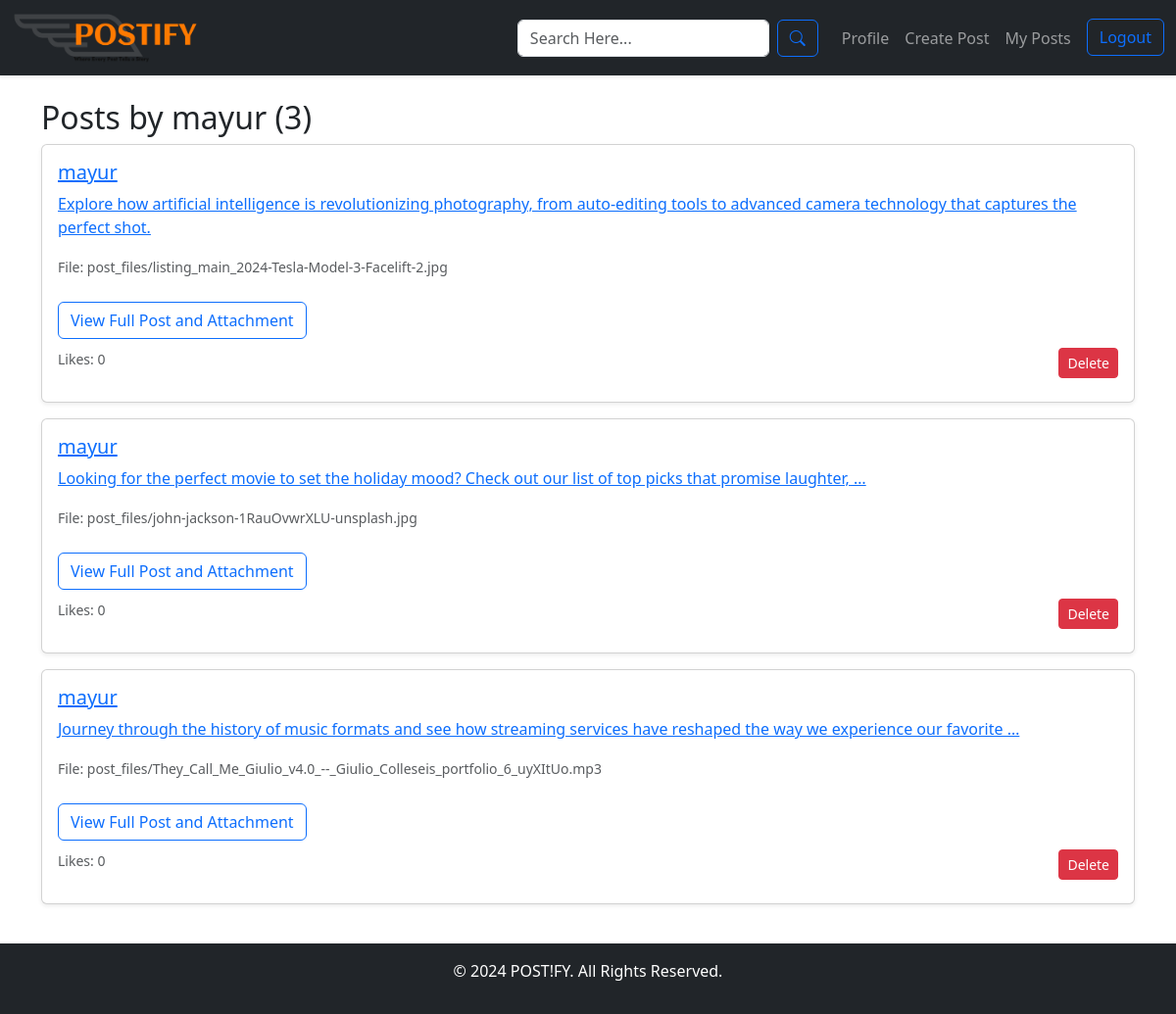
The app's page /my_posts/ (signed in) with its own data.
### app/models.py (models this page shows, shortened)
class Post(models.Model):
    user = models.ForeignKey(User, on_delete=models.CASCADE)
    title = models.CharField(max_length=255)
    content = models.TextField()
    file = models.FileField(upload_to='post_files/', null=True, blank=True)
    created_at = models.DateTimeField(auto_now_add=True)
    def like_count(self):
        return self.likes.count()

### app/views.py (the view)
# urls.py: path('my_posts/', views.my_posts, name='my_posts'),
def my_posts(request):
    user_posts = Post.objects.filter(user=request.user)
    posts_count = user_posts.count()
    return render(request, 'my_posts.html', {
        'posts': user_posts,
        'posts_count': posts_count,
        'user': request.user
    })

### templates/my_posts.html (shortened to what this page needs)
{% extends 'base.html' %}
{% block content %}
    <div class="container mt-4">
        <h2>Posts by {{ user.username }} ({{ posts_count }})</h2>
        <div class="row">
            {% for post in posts %}
            <div class="col-12 d-flex align-items-stretch">
                <div class="card shadow-sm mb-3 w-100">
                    <div class="card-body">
                        <h5 class="card-title">
                            <a href="{% url 'post_detail' post.id %}">{{ post.user.username }}</a>
                        </h5>
                        <p class="card-text">
                            <a href="{% url 'post_detail' post.id %}">{{ post.content|truncatewords:20 }}</a>
                        </p>
                        {% if post.file %}
                            <p class="card-text">
                                <small class="text-muted">File: {{ post.file.name }}</small>
                            </p>
                            <a href="{% url 'post_detail' post.id %}" class="btn btn-outline-primary mt-2">
                                View Full Post and Attachment
                            </a>
                        {% else %}
                            <a href="{% url 'post_detail' post.id %}" class="btn btn-outline-primary mt-2">
                                View Full Post
                            </a>
                        {% endif %}
                        <div class="d-flex justify-content-between align-items-center">
                            <p class="card-text mt-2">
                                <small class="text-muted">Likes: {{ post.like_count }}</small>
                            </p>
                            <form method="post" action="{% url 'delete_post' post.id %}" style="margin: 0;">
                                <button type="submit" class="btn btn-danger btn-sm">Delete</button>
                            </form>
                        </div>
                    </div>
                </div>
            </div>
            {% endfor %}
        </div>
    </div>
{% endblock %}

### records on screen
Post: user.username "mayur", content "Explore how artificial intelligence is revolutionizing photography, from auto-editing tools to advanced camera technology that captures the perfect shot.", file.name "post_files/listing_main_2024-Tesla-Model-3-Facelift-2.jpg", like_count "0"
Post: user.username "mayur", content "Looking for the perfect movie to set the holiday mood? Check out our list of top picks that promise laughter, …", file.name "post_files/john-jackson-1RauOvwrXLU-unsplash.jpg", like_count "0"
Post: user.username "mayur", content "Journey through the history of music formats and see how streaming services have reshaped the way we experience our favorite …", file.name "post_files/They_Call_Me_Giulio_v4.0_--_Giulio_Colleseis_portfolio_6_uyXItUo.mp3", like_count "0"

### other values on screen
{{ user.username }} "mayur"
{{ posts_count }} "3"
